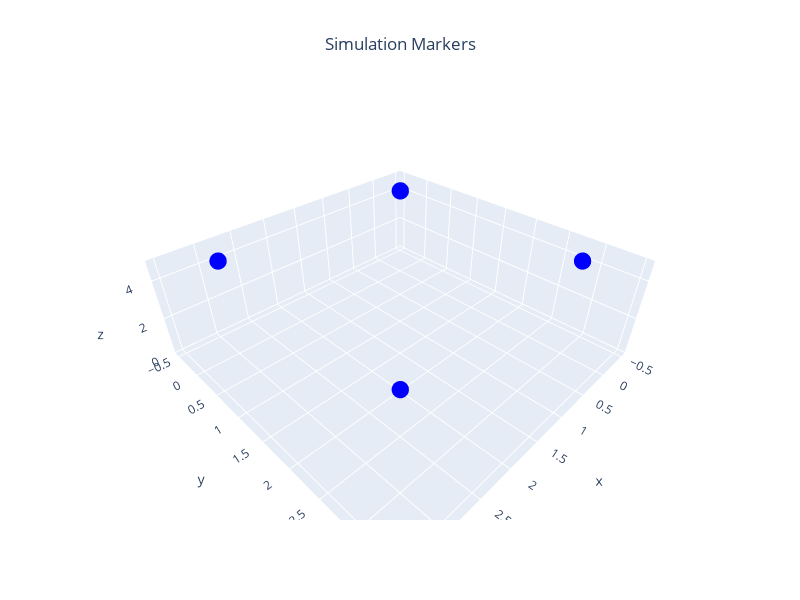

The cell this chart's notebook holds for it:
### Markdown cell above
## Visualization Parameters

### Code cell
homes = np.array([offset[:3] for offset in offsets])
global_paths = [
    local2global(np.array(path), home, pairwise=True)
    for path, home in zip(local_paths, homes)
]
colors = ["Blue"]  # must agree with n_vehicles
waypoints = {
    f"waypoint_{i+1}": {"pos": global_paths[i], "color": colors[i]}
    for i in range(n_vehicles)
}
plot_3d_interactive(
    waypoints, title="Simulation Markers", expand=[0.2, 0.2, 0.6], ground=-0.05
)

### Figure 1 — Plotly figure (JSON) as saved in the notebook; plotly's stock layout.template omitted (floating-point values rounded to 4 significant figures)
{"data": [{"marker": {"color": "Blue", "size": 6}, "mode": "markers", "name": "waypoint_1", "type": "scatter3d", "x": [0, 0, 3, 3, 0], "y": [0, 3, 3, 0, 0], "z": [5, 5, 5, 5, 5]}], "layout": {"height": 600, "scene": {"xaxis": {"range": [-0.6, 3.6], "title": {"text": "x"}}, "yaxis": {"range": [-0.6, 3.6], "title": {"text": "y"}}, "zaxis": {"range": [-0.05, 5], "title": {"text": "z"}}}, "title": {"text": "Simulation Markers", "x": 0.5, "xanchor": "center"}, "width": 800}}
